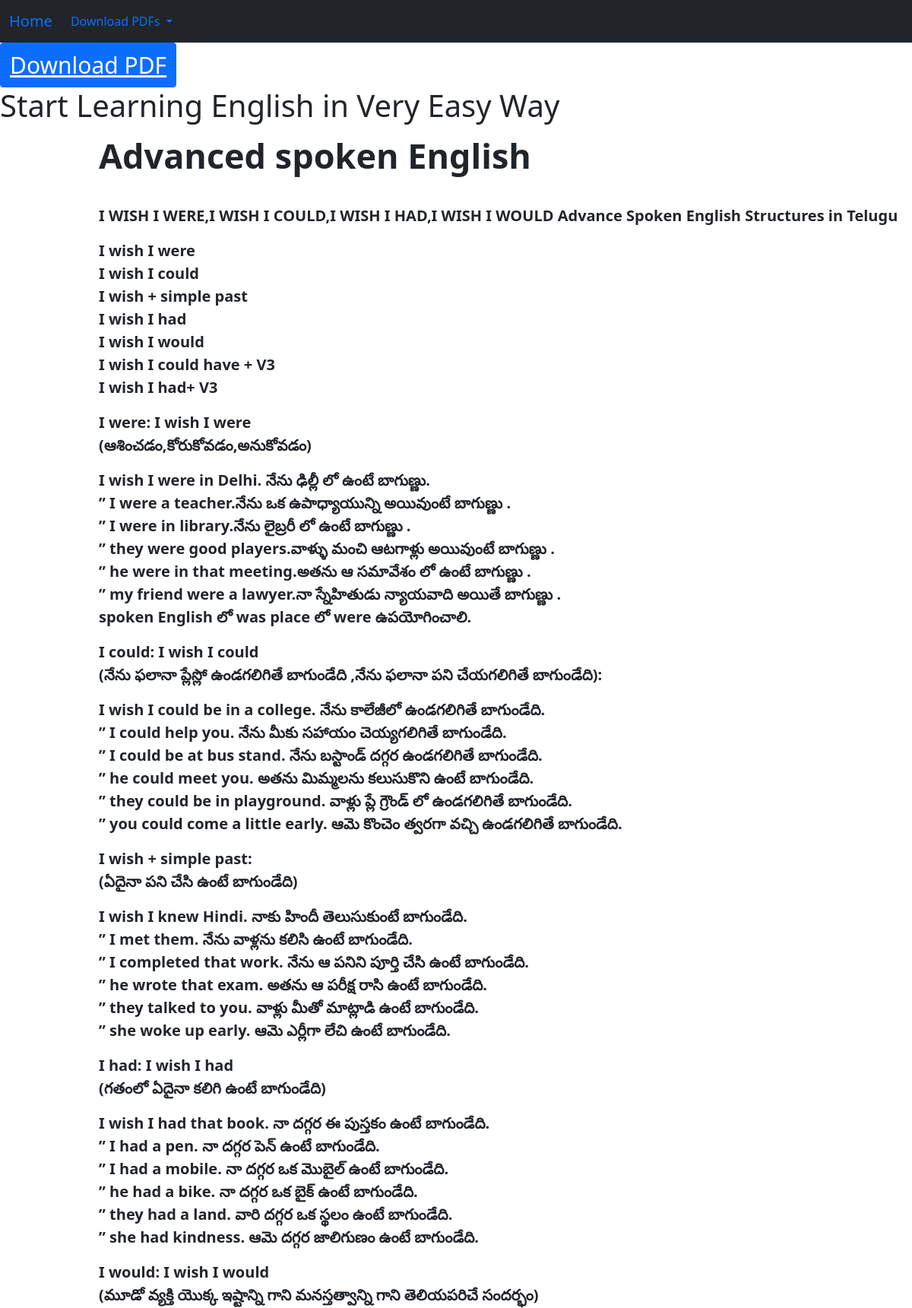
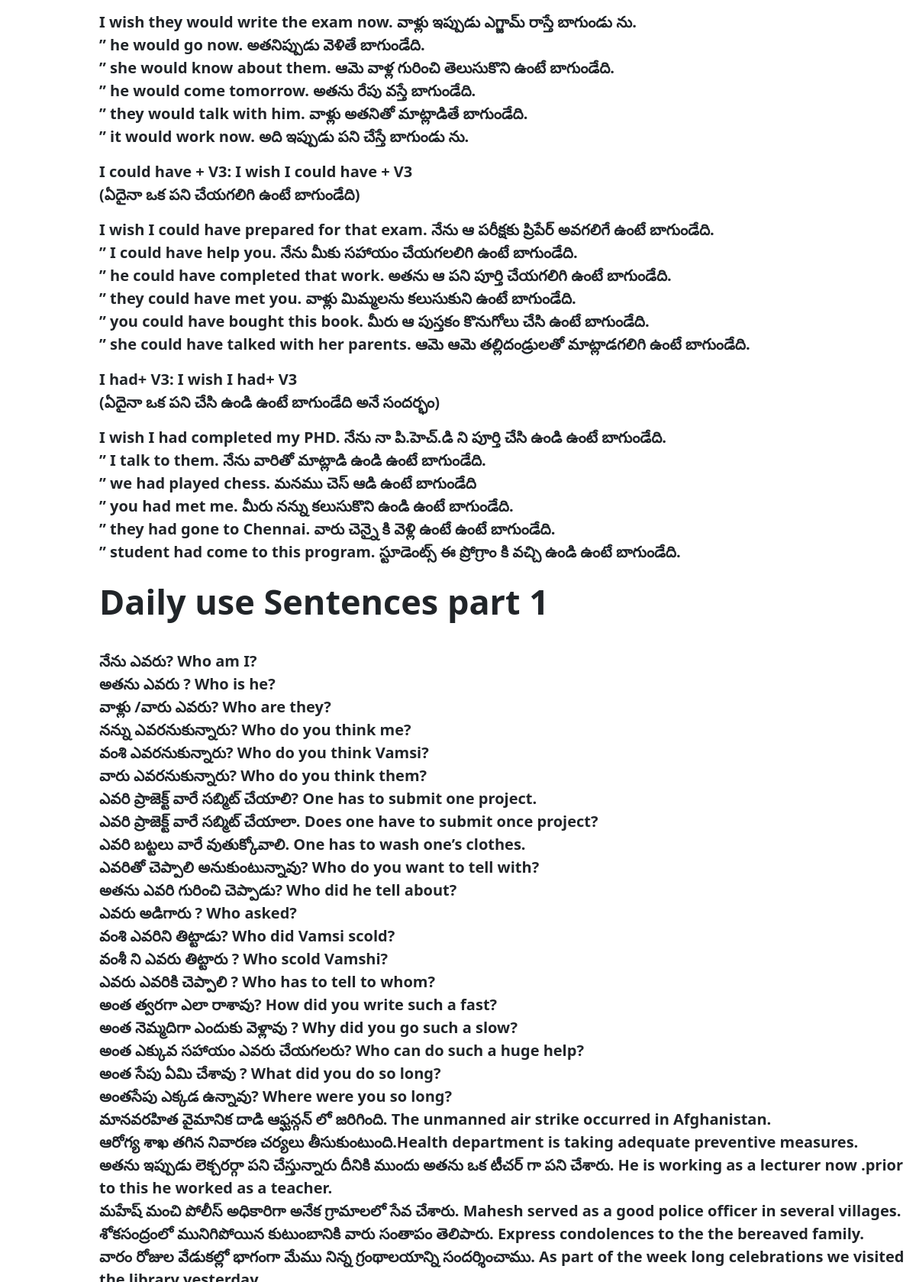
The app's page /learnenglish/ (upper part) with its own data (2 pictures, top to bottom).
### myapp/models.py (models this page shows)
class LearnSpokenEnglish(models.Model):
	Title=models.CharField(max_length=100)
	body=models.TextField()

### myapp/views.py (the view)
# urls.py: path('learnenglish/', views.learnenglish,name='learnenglish'),
def learnenglish(request):
	dataenglish=LearnSpokenEnglish.objects.all()
	dh={
		'dataenglish':dataenglish
	}
	return render(request,'learnenglish.html',dh)

### myapp/templates/learnenglish.html (shortened to what this page needs)
{% load static %}
<!DOCTYPE html>
<html>
<head>
  <link href="https://cdn.jsdelivr.net/npm/bootstrap@5.0.2/dist/css/bootstrap.min.css" rel="stylesheet">
</head>
</head>
<body>
{% include 'learnnavbar.html' %}
<button class="btn btn-primary"  ><a href="https://drive.google.com/file/d/1xKWaKIoOXBmeX1PtP4PW18dVb2GwqQXQ/view?usp=drive_link" target="_blank" style="color: white; font-size:30px;">Download PDF</a></button>
<h1>Start Learning English in Very Easy Way</h1>
{% for i in dataenglish %}
<b style="font-size:45px; ">{{ i.Title }}</b><br>
<b style="font-size:20px; ">{{ i.body|linebreaks }}</b>
{% endfor %}
</body>
</html>

### myapp/templates/learnnavbar.html (shortened to what this page needs)
<nav class="navbar navbar-expand-lg bg-dark">
  <div class="container-fluid">
    <a class="navbar-brand text-bg-dark " href="{% url 'learnspokenenglish' %}">Home</a>
    <div class="collapse navbar-collapse" id="navbarSupportedContent">
      <ul class="navbar-nav me-auto mb-2 mb-lg-0">
        <li class="nav-item dropdown">
          <a class="nav-link dropdown-toggle text-bg-dark" href="#" role="button" data-bs-toggle="dropdown" aria-expanded="false">
            Download PDFs
          </a>
        </li>
      </ul>
    </div>
  </div>
</nav>

### myapp/templates/learnenglish.html (style rules this page uses)
b { padding-left: 130px; }
p { padding-left: 130px; }

### records on screen
LearnSpokenEnglish: Title "Advanced spoken English", body "I WISH I WERE,I WISH I COULD,I WISH I HAD,I WISH I WOULD Advance Spoken English Structures in Telugu I wish I were I wish I could I wish + simple past I wish I had I wish I would I wish I could have + V3 I wish I had+ V3 I were: I wish I were (ఆశించడం,కోరుకోవడం,అనుకోవడం) I wish I were in Delhi. నేను ఢిల్లీ లో ఉంటే బాగుణ్ణు. ” I were a teacher.నేను ఒక ఉపాధ్యాయున్ని అయివుంటే బాగుణ్ణు . ” I were in library.నేను లైబ్రరీ లో ఉంటే బాగుణ్ణు . ” they were good players.వాళ్ళు మంచి ఆటగాళ్లు అయివుంటే బాగుణ్ణు . ” he were in that meeting.అతను ఆ సమావేశం లో ఉంటే బాగుణ్ణు . ” my friend were a lawyer.నా స్నేహితుడు న్యాయవాది అయితే బాగుణ్ణు . spoken English లో was place లో were ఉపయోగించాలి. I could: I wish I…"
LearnSpokenEnglish: Title "Daily use Sentences part 1", body "నేను ఎవరు? Who am I? అతను ఎవరు ? Who is he? వాళ్లు /వారు ఎవరు? Who are they? నన్ను ఎవరనుకున్నారు? Who do you think me? వంశి ఎవరనుకున్నారు? Who do you think Vamsi? వారు ఎవరనుకున్నారు? Who do you think them? ఎవరి ప్రాజెక్ట్ వారే సబ్మిట్ చేయాలి? One has to submit one project. ఎవరి ప్రాజెక్ట్ వారే సబ్మిట్ చేయాలా. Does one have to submit once project? ఎవరి బట్టలు వారే వుతుక్కోవాలి. One has to wash one’s clothes. ఎవరితో చెప్పాలి అనుకుంటున్నావు? Who do you want to tell with? అతను ఎవరి గురించి చెప్పాడు? Who did he tell about? ఎవరు అడిగారు ? Who asked? వంశి ఎవరిని తిట్టాడు? Who did Vamsi scold? వంశీ ని ఎవరు తిట్టారు ? Who scold Vamshi? ఎవరు ఎవరికి చెప్పాలి ? Who has to tell to whom? అంత త్వరగా ఎలా…"
